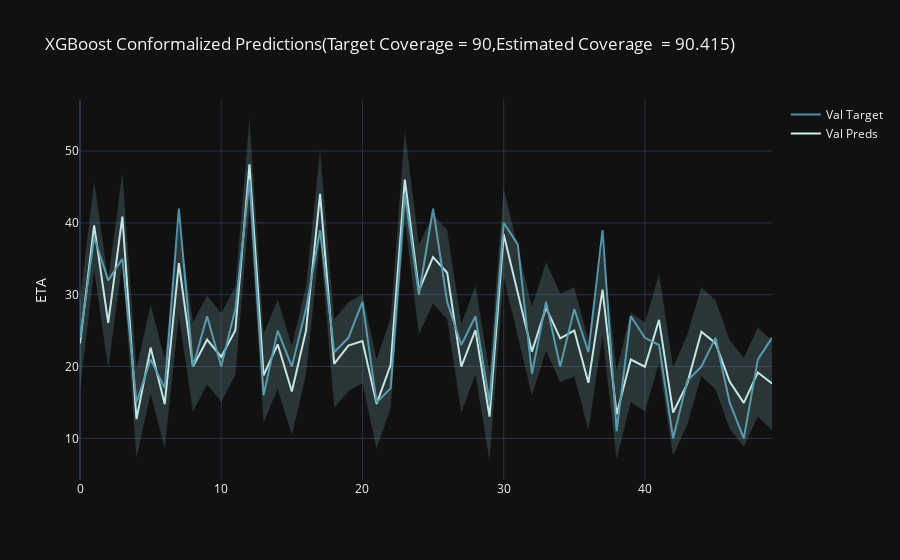

This figure's notebook cell:
### Code cell
data_slice = slice(50)
fig = get_conf_plot(data_slice)
fig.show()
